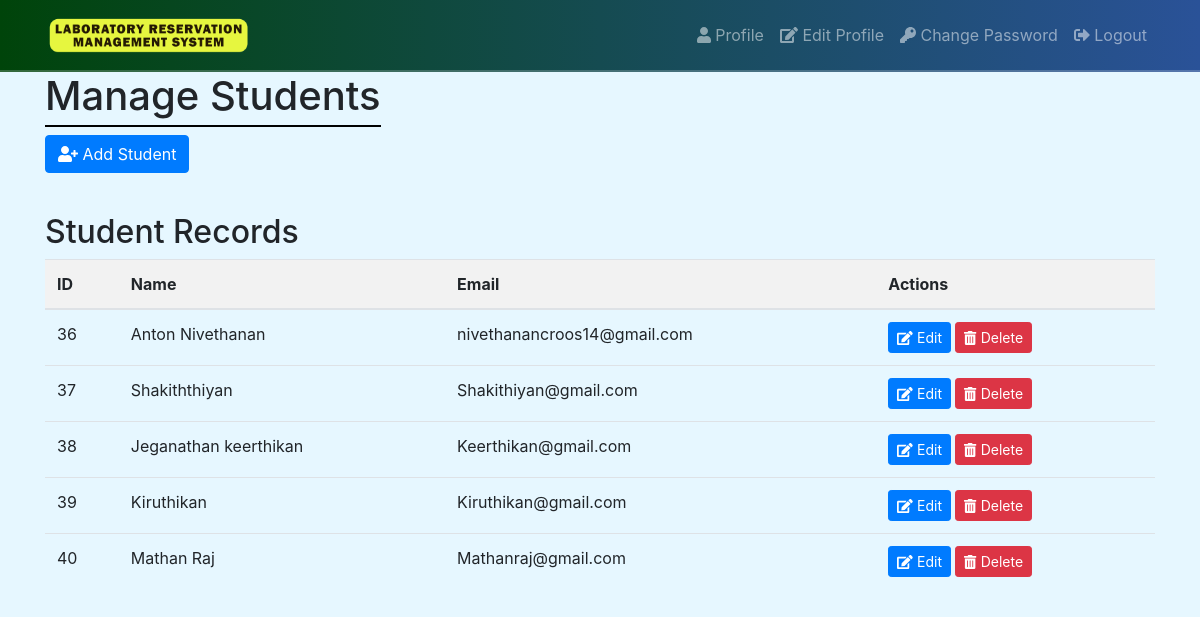
The page /Lab_ms/tech_officer/manage_students.php (signed in) on the database its author committed.
### tables this page shows
CREATE TABLE `student` (
  `student_id` int(11) NOT NULL,
  `email` varchar(255) NOT NULL,
  `password` varchar(255) NOT NULL,
  `name` varchar(255) NOT NULL
);

### Lab_ms/tech_officer/manage_students.php (the view, shortened to what this page needs)
<?php
$connection = mysqli_connect("localhost", "root", "", "lab");
$query = "SELECT * FROM Student";
$result = mysqli_query($connection, $query);
?>
<!DOCTYPE html>
<html lang="en">
<head>
    <link rel="stylesheet" href="https://stackpath.bootstrapcdn.com/bootstrap/4.5.2/css/bootstrap.min.css">
    <link rel="stylesheet" href="https://cdnjs.cloudflare.com/ajax/libs/font-awesome/5.15.4/css/all.min.css">
</head>
<nav class="navbar navbar-expand-lg navbar-dark bg-dark">
    <div class="container">
    <a class="navbar-brand" href="index.php"><img src="laboratory_reservation_management_system.png"></a>
        <div class="collapse navbar-collapse" id="navbarSupportedContent">
            <ul class="navbar-nav ml-auto">
                <li class="nav-item">
                    <a class="nav-link" href="view_profile.php"><i class="fas fa-user"></i> Profile</a>
                </li>
                <li class="nav-item">
                    <a class="nav-link" href="edit_profile.php"><i class="fas fa-edit"></i> Edit Profile</a>
                </li>
                <li class="nav-item">
                    <a class="nav-link" href="change_password.php"><i class="fas fa-key"></i> Change Password</a>
                </li>
                <li class="nav-item">
                    <a class="nav-link" href="logout.php"><i class="fas fa-sign-out-alt"></i> Logout</a>
                </li>
            </ul>
        </div>
    </div>
</nav>
<div class="container">
    <h1>Manage Students</h1>
    <br>
    <button type="button" class="btn btn-primary mb-3" data-toggle="modal" data-target="#addModal">
        <i class="fas fa-user-plus"></i> Add Student
    </button>
    <div class="row mt-4">
        <div class="col-md-12">
            <h2>Student Records</h2>
            <table class="table">
                <thead>
                    <tr class="bg-light-gray">
                        <th class="bg-light-gray">ID</th>
                        <th class="bg-light-gray">Name</th>
                        <th class="bg-light-gray">Email</th>
                        <th class="bg-light-gray">Actions</th>
                    </tr>
                </thead>
                <tbody>
                    <?php
                    while ($row = mysqli_fetch_assoc($result)) {
                        echo "<tr>";
                        echo "<td>" . $row['student_id'] . "</td>";
                        echo "<td>" . $row['name'] . "</td>";
                        echo "<td>" . $row['email'] . "</td>";
                        echo "<td>
                                <a href='#' class='btn btn-primary btn-sm edit-btn' data-id='" . $row['student_id'] . "' data-name='" . $row['name'] . "' data-email='" . $row['email'] . "' data-toggle='modal' data-target='#editModal'><i class='fas fa-edit'></i> Edit</a>
                                <a href='manage_students.php?delete=" . $row['student_id'] . "' class='btn btn-danger btn-sm'><i class='fas fa-trash-alt'></i> Delete</a>
                            </td>";
                        echo "</tr>";
                    }
                    ?>
                </tbody>
            </table>
        </div>
    </div>
</div>
</body>
</html>

### Lab_ms/tech_officer/manage_students.php (style rules this page uses)
.bg-light-gray { background-color: #f2f2f2; }
h1 { border-bottom: 2px solid black; display: inline-block; padding-bottom: 5px; }
.navbar-brand img { height: 40px; margin-right: 10px; }
.navbar { background: linear-gradient(90deg, #00440a, #2a5298); border-bottom: 2px solid rgba(255, 255, 255, 0.2); padding: 10px 10px; }

### rows shown on the page
student: student_id "36", name "Anton Nivethanan", email "nivethanancroos14@gmail.com"
student: student_id "37", name "Shakiththiyan", email "Shakithiyan@gmail.com"
student: student_id "38", name "Jeganathan keerthikan", email "Keerthikan@gmail.com"
student: student_id "39", name "Kiruthikan", email "Kiruthikan@gmail.com"
student: student_id "40", name "Mathan Raj", email "Mathanraj@gmail.com"
